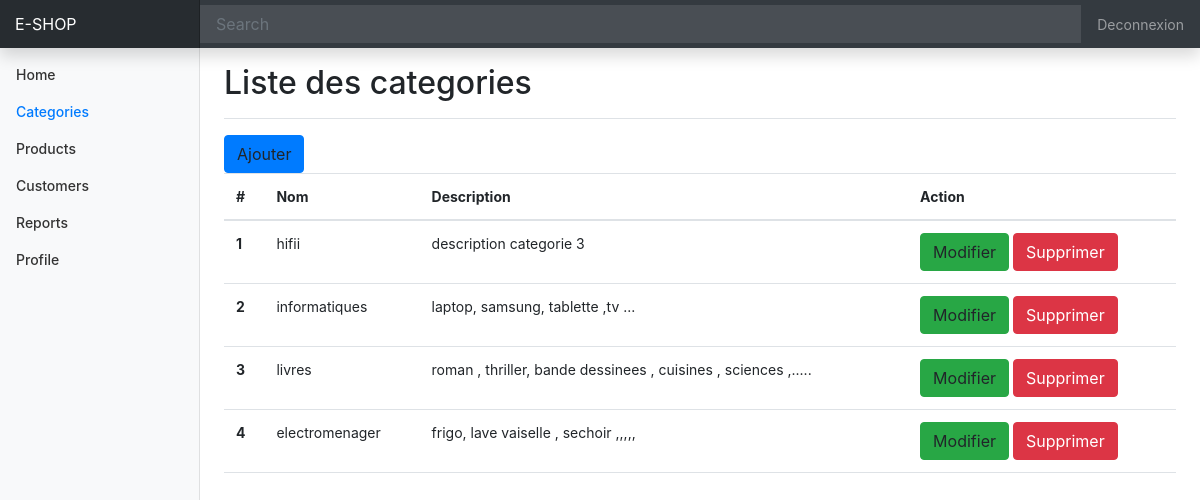
Page /admin/categories/liste.php on the committed database.
### tables this page shows
CREATE TABLE IF NOT EXISTS `categories` (
  `id` int(11) NOT NULL AUTO_INCREMENT,
  `nom` varchar(255) NOT NULL,
  `description` text NOT NULL,
  `createur` int(11) NOT NULL,
  `date_creation` date NOT NULL,
  `date_modification` date NOT NULL,
  PRIMARY KEY (`id`)
);

### inc/functions.php (called while the page is built, shortened)
<?php
function connect()
{
    $servername = "localhost";
$username = "root";
$password = "";
$DBname = "e-shop";
try {
  $conn = new PDO("mysql:host=$servername;dbname=$DBname", $username, $password);
  $conn->setAttribute(PDO::ATTR_ERRMODE, PDO::ERRMODE_EXCEPTION);
} catch(PDOException $e) {
  echo "Connection failed: " . $e->getMessage();
}
return $conn ;
}
function getAllCategories(){
    $conn = connect();
$requette = "SELECT * FROM categories";
$resultat = $conn->query($requette);
$categories = $resultat ->fetchAll();
return $categories;
}

### admin/categories/liste.php (the view, shortened to what this page needs)
<?php
include "../../inc/functions.php";
$categories = getAllCategories();
?>
<!doctype html>
<html lang="en">
<head>
    <link href="https://cdn.jsdelivr.net/npm/bootstrap@5.3.0/dist/css/bootstrap.min.css" rel="stylesheet" />
    <link href="../../css/bootstrap.min.css" rel="stylesheet">
    <link href="../../css/dashboard.css" rel="stylesheet">
</head>
<body>
<nav class="navbar navbar-dark fixed-top bg-dark flex-md-nowrap p-0 shadow">
        <a class="navbar-brand col-sm-3 col-md-2 mr-0" href="#">E-SHOP</a>
        <input class="form-control form-control-dark w-100" type="text" placeholder="Search" aria-label="Search">
        <ul class="navbar-nav px-3">
            <li class="nav-item text-nowrap">
                <a class="nav-link" href="../../index.php">Deconnexion</a>
            </li>
        </ul>
    </nav>
    <div class="container-fluid">
      <div class="row">
        <nav class="col-md-2 d-none d-md-block bg-light sidebar">
          <div class="sidebar-sticky">
            <ul class="nav flex-column">
              <li class="nav-item">
                <a class="nav-link " href="../../index.php">
                  Home <span class="sr-only"></span>
                </a>
              </li>
              <li class="nav-item">
                <a class="nav-link active" href="#">
                  Categories
                </a>
              </li>
              <li class="nav-item">
                <a class="nav-link" href="../produits/liste.php">
                  Products
                </a>
              </li>
              <li class="nav-item">
                <a class="nav-link" href="../visiteurs/liste.php">
                  Customers
                </a>
              </li>
              <li class="nav-item">
                <a class="nav-link" href="../stocks/liste.php">
                  Reports
                </a>
              </li>
              <li class="nav-item">
                <a class="nav-link " href="../profile.php">
                  Profile
                </a>
              </li>
            </ul>
          </div>
        </nav>
            <main role="main" class="col-md-9 ml-sm-auto col-lg-10 px-4">
                <div class="d-flex justify-content-between flex-wrap flex-md-nowrap align-items-center pt-3 pb-2 mb-3 border-bottom">
                    <h1 class="h2"> Liste des categories</h1>
                </div>
                <div><a class="btn btn-primary" data-toggle="modal" data-target="#ajouterModal">Ajouter</a>
                </div>
                <div>
                    <table class="table">
                        <thead>
                            <tr>
                                <th scope="col">#</th>
                                <th scope="col">Nom</th>
                                <th scope="col">Description</th>
                                <th scope="col">Action</th>
                            </tr>
                        </thead>
                        <tbody class="table-group-divider">
                            <?php
                            $i = 0;
                            foreach ($categories as $c) {
                                $i++;
                                print '   <tr>
        <th scope="row">'.$i.'</th>
        <td>'.$c['nom'].'</td>
        <td>'.$c['description']. '</td>
        <td>
          <a data-toggle="modal" data-target="#exampleModal'.$c['id'].'"  class=" btn btn-success">Modifier</a>
          <a onclick = "return poUpDeleteCategorie()" href="supprimer.php?idc='.$c['id'].' " class=" btn btn-danger"> Supprimer</a>
        </td>
      </tr>';
                            }
                            ?>
                        </tbody>
                    </table>
                </div>
            </main>
        </div>
    </div>
</body>
</html>

### css/dashboard.css (style rules this page uses)
body { font-size: .875rem; }
.sidebar { position: fixed; top: 0; bottom: 0; left: 0; z-index: 100; padding: 48px 0 0; box-shadow: inset -1px 0 0 rgba(0, 0, 0, .1); }
.sidebar-sticky { position: relative; top: 0; height: calc(100vh - 48px); padding-top: .5rem; overflow-x: hidden; overflow-y: auto; }
.sidebar .nav-link { font-weight: 500; color: #333; }
.sidebar .nav-link.active { color: #007bff; }
[role="main"] { padding-top: 48px; }
.navbar-brand { padding-top: .75rem; padding-bottom: .75rem; font-size: 1rem; background-color: rgba(0, 0, 0, .25); box-shadow: inset -1px 0 0 rgba(0, 0, 0, .25); }
.navbar .form-control { padding: .75rem 1rem; border-width: 0; border-radius: 0; }
.form-control-dark { color: #fff; background-color: rgba(255, 255, 255, .1); border-color: rgba(255, 255, 255, .1); }

### rows in the picture
categories: nom "hifii", description "description categorie 3"
categories: nom "informatiques", description "laptop, samsung, tablette ,tv ..."
categories: nom "livres", description "roman , thriller, bande dessinees , cuisines , sciences ,....."
categories: nom "electromenager", description "frigo, lave vaiselle , sechoir ,,,,,"
